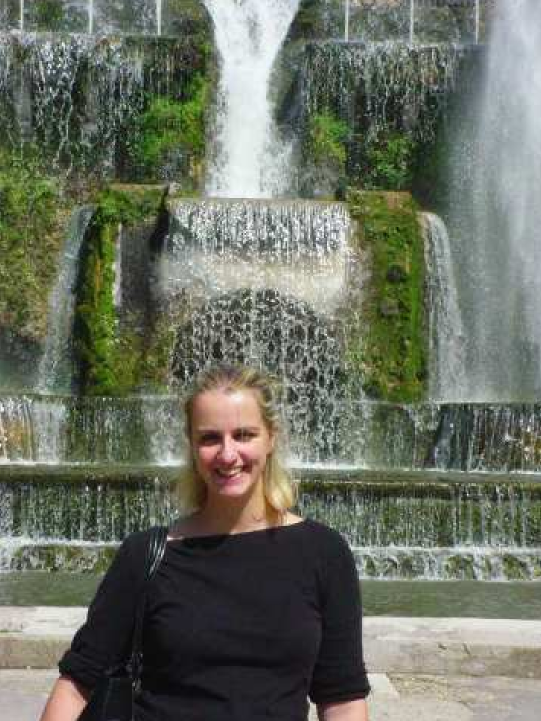
#> input picture EE 5561 Notes/Files/Projects/Project 1/images/fountain_girl.png, 1081 x 1442 px (shown at 1/2 size)
$ python MiniProject1_test.py
#> lines starting #> are read from the running program, lines starting #| are printed output that depends on the picture

import numpy as np
import matplotlib.pyplot as plt
import matplotlib.image as img
import cv2
import scipy

image = img.imread("images/fountain_girl.png") # importing using cv2 switches the color channels
#> image is the input picture: shape (1442, 1081, 4) float32; mean R, G, B, A 0.417, 0.435, 0.382, 1
#plt.imshow(image)
image = image[:,:,:-1]
#> image: shape (1442, 1081, 3) float32
# blue green red
mask = np.zeros(image.shape[:-1])
# x is the rows from up
# y is the columns from right
mask[800:,250:750] = 1
nmask = np.abs(1-mask)
#plt.imshow(mask, cmap="gray")

#target = np.ones(image.shape)
source = np.ones(image.shape)
for i in range(3):
    #target[:,:,i] = image[:,:,i] * mask
    source[:,:,i] = image[:,:,i] * mask
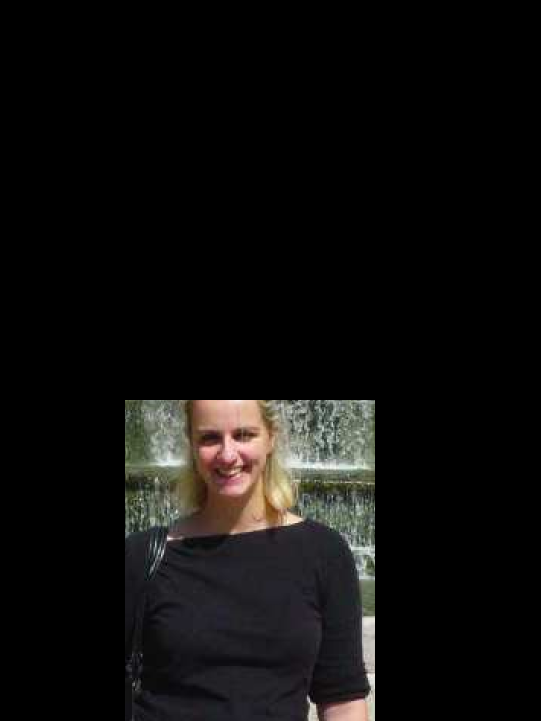
#> source: shape (1442, 1081, 3) float64 (shown at 1/2 size); mean R, G, B 0.0616, 0.0574, 0.0532
#plt.imshow(source)

probs = np.copy(mask)
print(probs.shape)
ff = scipy.ndimage.sobel(probs, 0)**2 + scipy.ndimage.sobel(probs, 1)**2
#plt.imshow(ff)
contours = np.where(ff > 9, 1, 0)
#plt.imshow(contours)
size = 9
myFilter = 1/size**2 * np.ones((size,size))
newProbs = scipy.signal.convolve2d(probs, myFilter, mode='same', boundary='wrap') * mask
plt.imshow(newProbs)
print(newProbs.shape)
ab = np.unravel_index(np.argmax(newProbs), image.shape[:-1])
#> ab = (804, 254)
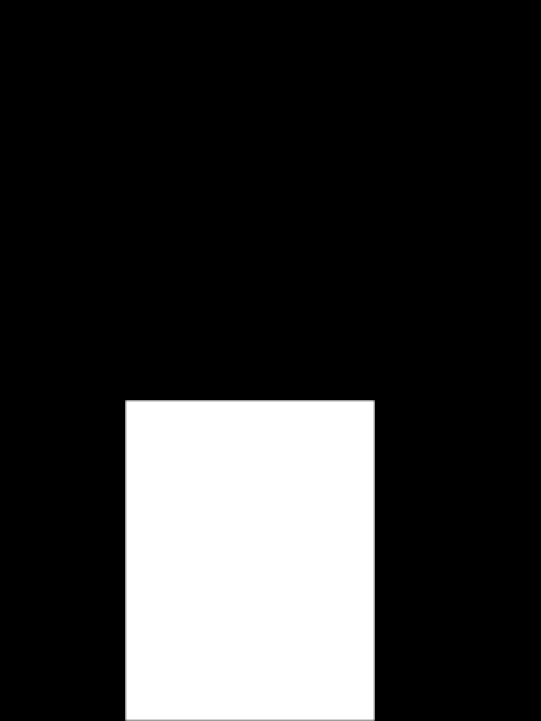
#> newProbs: shape (1442, 1081) float64 (shown at 1/2 size); min 0, max 1, mean 0.204
print(ab)
#| (804, 254)
fig, ax = plt.subplots()
ax.set_ylim([0,image.shape[0]])
ax.set_xlim([0,image.shape[1]])
ax.plot(ab[0], ab[1], markersize=100)

xgrad = scipy.ndimage.sobel(image, 0)
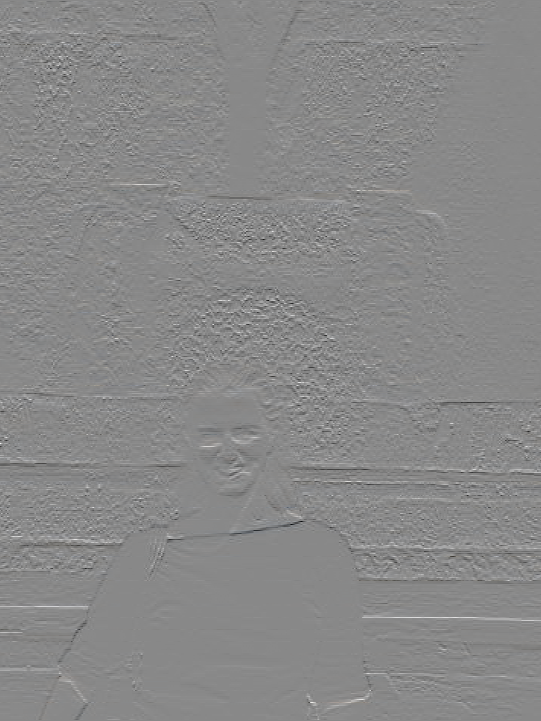
#> xgrad: shape (1442, 1081, 3) float32 (shown at 1/2 size); mean R, G, B -0.00131, -0.00201, -0.00232; drawn with min black and max white
ygrad = scipy.ndimage.sobel(image, 1)
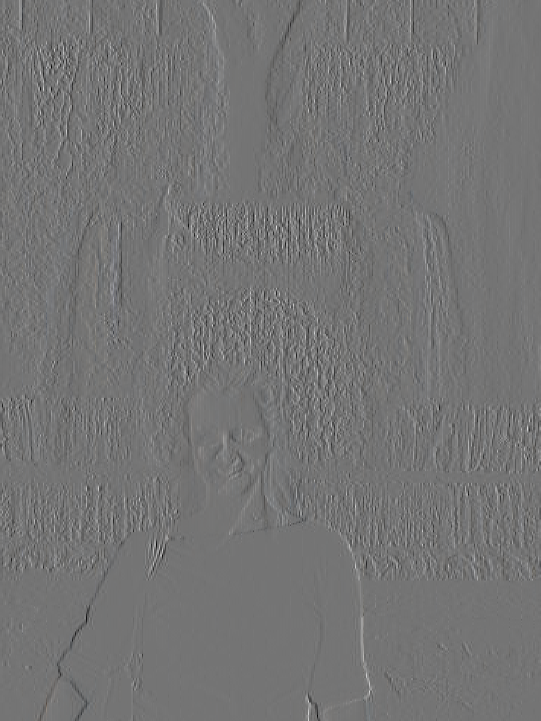
#> ygrad: shape (1442, 1081, 3) float32 (shown at 1/2 size); mean R, G, B 0.00365, 0.00406, 0.00483; drawn with min black and max white
xsad = xgrad[:,:,0]**2 + xgrad[:,:,1]**2 + xgrad[:,:,2]**2
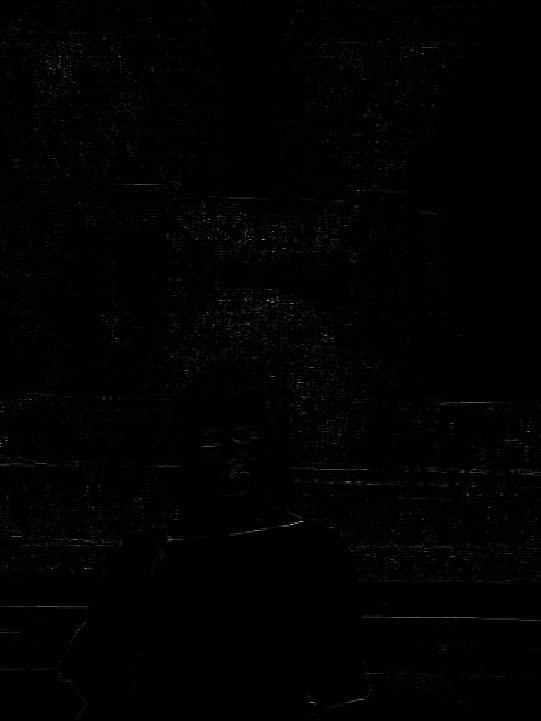
#> xsad: shape (1442, 1081) float32 (shown at 1/2 size); min 0, max 329.4, mean 2.1; drawn with min black and max white
Xsad = xsad**2
ysad = ygrad[:,:,0]**2 + ygrad[:,:,1]**2 + ygrad[:,:,2]**2
Ysad = ysad**2
mag_grad = np.sqrt(Xsad+Ysad)
newProbs = scipy.signal.convolve2d(mag_grad, myFilter, mode='same', boundary='wrap') * mask

"""
Image Creation
"""
def createImages():
    bw = np.zeros((200,200))
    bw[:128,:] = 100
    bw[128:,:] = 200
    cv2.imwrite("images/blackWhite.png", bw)

def threshold(image, limit, saveName = None):
    imageThresh = np.ones(image.shape[:-1],dtype=np.uint8)
    imageThresh[image[:,:,3] < limit] = 0
    fig, ax = plt.subplots(figsize=(6,6), dpi=150)
    ax.imshow(imageThresh, cmap="gray")
    if saveName is not None:
        imageThresh = np.copy(imageThresh).T
        cv2.imwrite(saveName, imageThresh)
        print("Image saved!")
    return imageThresh

def inputImage(filename):
    image = np.asarray(img.imread(filename))
    print(filename.dtype)
    print(filename.shape)

# To save to a png file without converting it auto into a 4 channel use this
#cv2.imwrite('images/post Process/triangle2.png', imageThresh)
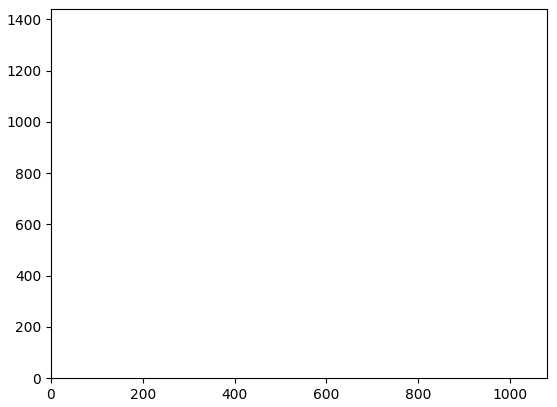
#> figure drawn by matplotlib, 1 panel
